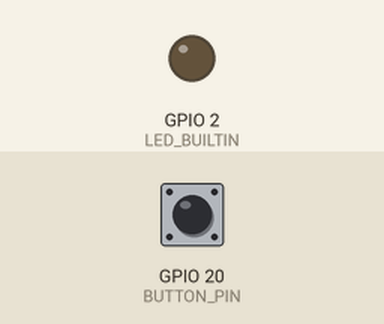
A sketch run on a simulated ESP32. Shown: output pins drawn as LEDs (lit = HIGH). The inputs (shaded band) are chosen by the test bench; at power-on: GPIO 20 (BUTTON_PIN) HIGH. WiFi joins after 1.5 s; servers stay silent unless stated; I2S audio is not simulated (input reads silence); uploads are accepted with an empty reply; storage starts empty; what the sketch prints to the serial monitor is not drawn.

Above: at 3.7 s.
3.8 s: GPIO 20 (BUTTON_PIN) pulled LOW for 0.15 s
At 3.89 s:
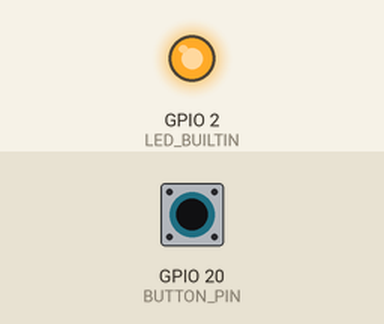
5.4 s: GPIO 20 (BUTTON_PIN) pulled LOW for 3.2 s
At 9.0 s:
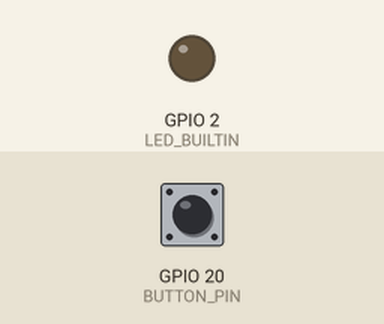
Timing chart, 0 to 10.5 s (numbered marks = the images above; inputs shaded):
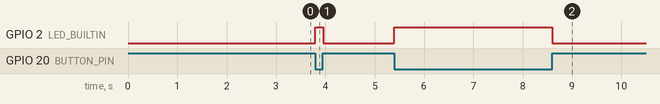

Measured:
- after the input at 3.8 s, GPIO 2 (LED_BUILTIN): LOW → HIGH at once, → LOW 0.16 s later
- after the input at 5.4 s, GPIO 2 (LED_BUILTIN): LOW → HIGH at once, → LOW 3.2 s later

The sketch:

grabarEnBufferYEnviar.ino
```cpp
#include <Arduino.h>
#include <driver/i2s.h>
#include "esp_heap_caps.h"
#include "FS.h"
#include "SD.h"
#include <WiFi.h>
#include <WiFiClientSecure.h>

#define SAMPLE_RATE 16000
#define BITS_PER_SAMPLE 32 // More BITS_PER_SAMPLE -> More audio quality. {8, 16, 24, 32}
#define BUFFER_SIZE 1024 // Tamaño del buffer en bytes
#define RECORD_TIME 10 // Duración máxima en segundos
#define BUTTON_PIN 20

#define I2S_WS  7
#define I2S_SD  15  // DIN
#define I2S_SCK 6

const uint8_t sck = 12;
const uint8_t miso = 11;
const uint8_t mosi = 10;
const uint8_t cs = 9;

#define TIMEOUT_DEEPGRAM 10
#define LANGUAGE "es-ES"
WiFiClientSecure client;
const char* ssid = "";
const char* password = "";
const char* deepgramApiKey = "";

// Configuración de I2S
const i2s_port_t I2S_PORT = I2S_NUM_0;
i2s_config_t i2s_config = {
    .mode = (i2s_mode_t)(I2S_MODE_MASTER | I2S_MODE_RX),
    .sample_rate = SAMPLE_RATE,
    .bits_per_sample = (i2s_bits_per_sample_t)BITS_PER_SAMPLE,
    .channel_format = I2S_CHANNEL_FMT_ONLY_LEFT,
    .communication_format = I2S_COMM_FORMAT_I2S,
    .intr_alloc_flags = ESP_INTR_FLAG_LEVEL1,
    .dma_buf_count = 8,
    .dma_buf_len = BUFFER_SIZE / 2,
    .use_apll = false,
    .tx_desc_auto_clear = false,
    .fixed_mclk = 0
};

i2s_pin_config_t pin_config = {
    .bck_io_num = I2S_SCK,
    .ws_io_num = I2S_WS,
    .data_out_num = I2S_PIN_NO_CHANGE,
    .data_in_num = I2S_SD
};

// Variables de almacenamiento en PSRAM
uint8_t *audio_buffer;
size_t max_samples = (SAMPLE_RATE * RECORD_TIME * (BITS_PER_SAMPLE / 8));
size_t recorded_bytes = 0;

void setup() {
  delay(500);
  Serial.begin(115200);
  delay(500);

  pinMode(BUTTON_PIN, INPUT_PULLUP);
  pinMode(LED_BUILTIN, OUTPUT);

  // Configurar I2S
  i2s_driver_install(I2S_PORT, &i2s_config, 0, NULL);
  i2s_set_pin(I2S_PORT, &pin_config);
  i2s_zero_dma_buffer(I2S_PORT);

  // Reservar PSRAM para almacenar audio
  audio_buffer = (uint8_t *)heap_caps_malloc(max_samples, MALLOC_CAP_SPIRAM);
  if (!audio_buffer) {
      Serial.println(F("Error: No se pudo reservar PSRAM."));
      while (1);
  }
  Serial.println(F("PSRAM reservada correctamente."));

  // Inicializar SD
  SPI.begin(sck, miso, mosi, cs);
  if (!SD.begin(cs)) {
      Serial.println(F("Error: No se pudo inicializar la SD."));
      while (1);
  }
  Serial.println(F("SD inicializada correctamente."));

  WiFi.begin(ssid, password);
  Serial.print(F("Conectando a Wifi "));
  while (WiFi.status() != WL_CONNECTED) {
    Serial.print(".");
    delay(500);
  }
  Serial.println(F(". Hecho."));
}

void loop() {
    if (digitalRead(BUTTON_PIN) == LOW) {
        Serial.println(F("Grabando..."));
        digitalWrite(LED_BUILTIN, HIGH);

        recorded_bytes = 0;
        size_t bytes_read;

        while (recorded_bytes < max_samples && digitalRead(BUTTON_PIN) == LOW) {
            i2s_read(I2S_PORT, audio_buffer + recorded_bytes, BUFFER_SIZE, &bytes_read, portMAX_DELAY);
            recorded_bytes += bytes_read;
        }

        Serial.println(F("Grabación finalizada."));
        digitalWrite(LED_BUILTIN, LOW);

        generate_wav_header();
        save_to_sd(); // For debug purposes only (not necessary)
        send_to_deepgram();
    }
}

void generate_wav_header() {
    struct WAVHeader {
        char riff[4] = {'R', 'I', 'F', 'F'};
        uint32_t file_size;
        char wave[4] = {'W', 'A', 'V', 'E'};
        char fmt[4] = {'f', 'm', 't', ' '};
        uint32_t fmt_size = 16;
        uint16_t audio_format = 1;
        uint16_t num_channels = 1;
        uint32_t sample_rate = SAMPLE_RATE;
        uint32_t byte_rate;
        uint16_t block_align;
        uint16_t bits_per_sample = BITS_PER_SAMPLE;
        char data[4] = {'d', 'a', 't', 'a'};
        uint32_t data_size;
    } header;

    header.file_size = recorded_bytes + sizeof(WAVHeader) - 8;
    header.byte_rate = SAMPLE_RATE * BITS_PER_SAMPLE / 8;
    header.block_align = BITS_PER_SAMPLE / 8;
    header.data_size = recorded_bytes;

    // Escribir encabezado WAV al inicio del buffer
    memmove(audio_buffer + sizeof(WAVHeader), audio_buffer, recorded_bytes);
    memcpy(audio_buffer, &header, sizeof(WAVHeader));
    recorded_bytes += sizeof(WAVHeader);

    Serial.println(F("Archivo WAV generado en memoria."));
}

void save_to_sd() {
    File file = SD.open("/audio.wav", FILE_WRITE);
    if (!file) {
        Serial.println(F("Error al abrir archivo en SD"));
        return;
    }

    file.write(audio_buffer, recorded_bytes);
    file.close();
    Serial.println(F("Archivo WAV guardado en SD."));
}

void send_to_deepgram() {
    if (!client.connected()) {
        Serial.print(F("Conectando con Deepgram... "));
        client.setInsecure();
        if (!client.connect("api.deepgram.com", 443)) {
            Serial.println(F("Error al conectar con Deepgram."));
            return;
        }
    }
    Serial.println(F("Conectado a Deepgram."));

    String optional_param = "?model=nova-2-general&language=" + String(LANGUAGE) + "&smart_format=true&numerals=true";
    client.println("POST /v1/listen" + optional_param + " HTTP/1.1");
    client.println("Host: api.deepgram.com");
    client.println("Authorization: Token " + String(deepgramApiKey));
    client.println("Content-Type: audio/wav");
    client.println("Transfer-Encoding: chunked");
    client.println();

    Serial.println(F("Cabecera enviada. Enviado audio..."));

    size_t chunkSize = 1024;
    size_t bytesSent = 0;
    while (bytesSent < recorded_bytes) {
        size_t remaining = recorded_bytes - bytesSent;
        size_t toSend = (remaining < chunkSize) ? remaining : chunkSize;
        client.print(String(toSend, HEX) + "\r\n");
        client.write(audio_buffer + bytesSent, toSend);
        client.print("\r\n");
        bytesSent += toSend;
    }
    client.print("0\r\n\r\n");
    Serial.println(F("Audio enviado a Deepgram en fragmentos."));

    // Esperar a que haya datos en la respuesta
    unsigned long timeoutStart = millis();
    while (!client.available() && millis() - timeoutStart < TIMEOUT_DEEPGRAM * 1000) {
        delay(100);
    }

    // Leer la respuesta si está disponible
    String response = "";
    while (client.available()) {
        char c = client.read();
        response += c;
    }

    String transcription = json_object( response, "\"transcript\":" );
    //String language      = json_object( response, "\"detected_language\":" );
    String wavduration   = json_object( response, "\"duration\":" );
    Serial.println("Respuesta de Deepgram: " + transcription);
    Serial.println("Duracion del audio: " + wavduration + " segundos");
    Serial.println("Peso del audio: " + String(recorded_bytes/1000) + "KB");

}

String json_object( String input, String element )
{ String content = "";
  int pos_start = input.indexOf(element);
  if (pos_start > 0)                                      // if element found:
  {  pos_start += element.length();                       // pos_start points now to begin of element content
     int pos_end = input.indexOf( ",\"", pos_start);      // pos_end points to ," (start of next element)
     if (pos_end > pos_start)                             // memo: "garden".substring(from3,to4) is 1 char "d" ..
     { content = input.substring(pos_start,pos_end);      // .. thats why we use for 'to' the pos_end (on ," ):
     } content.trim();                                    // remove optional spaces between the json objects
     if (content.startsWith("\""))                        // String objects typically start & end with quotation marks "
     { content=content.substring(1,content.length()-1);   // remove both existing quotation marks (if exist)
     }
  }
  return (content);
}
```
